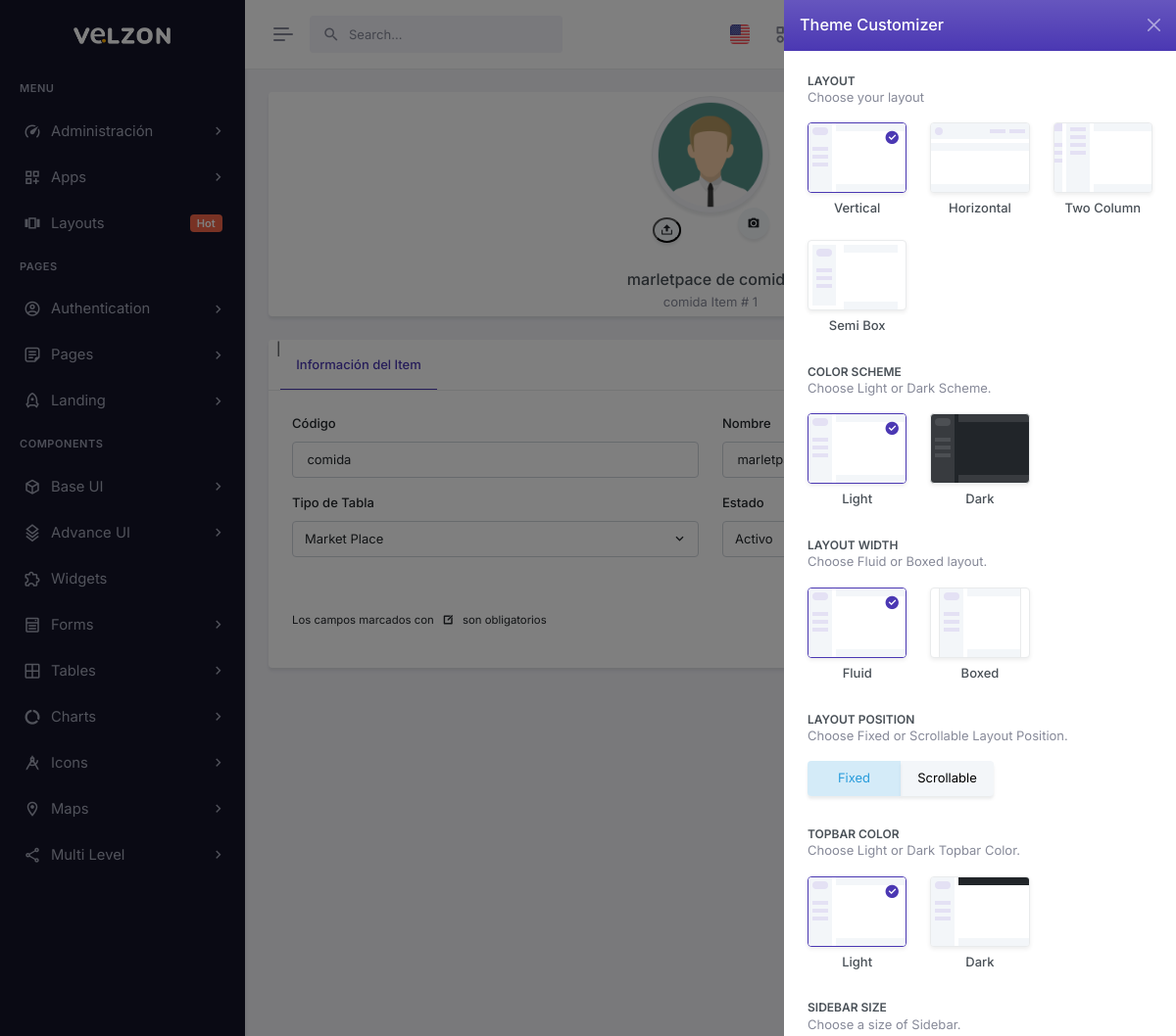
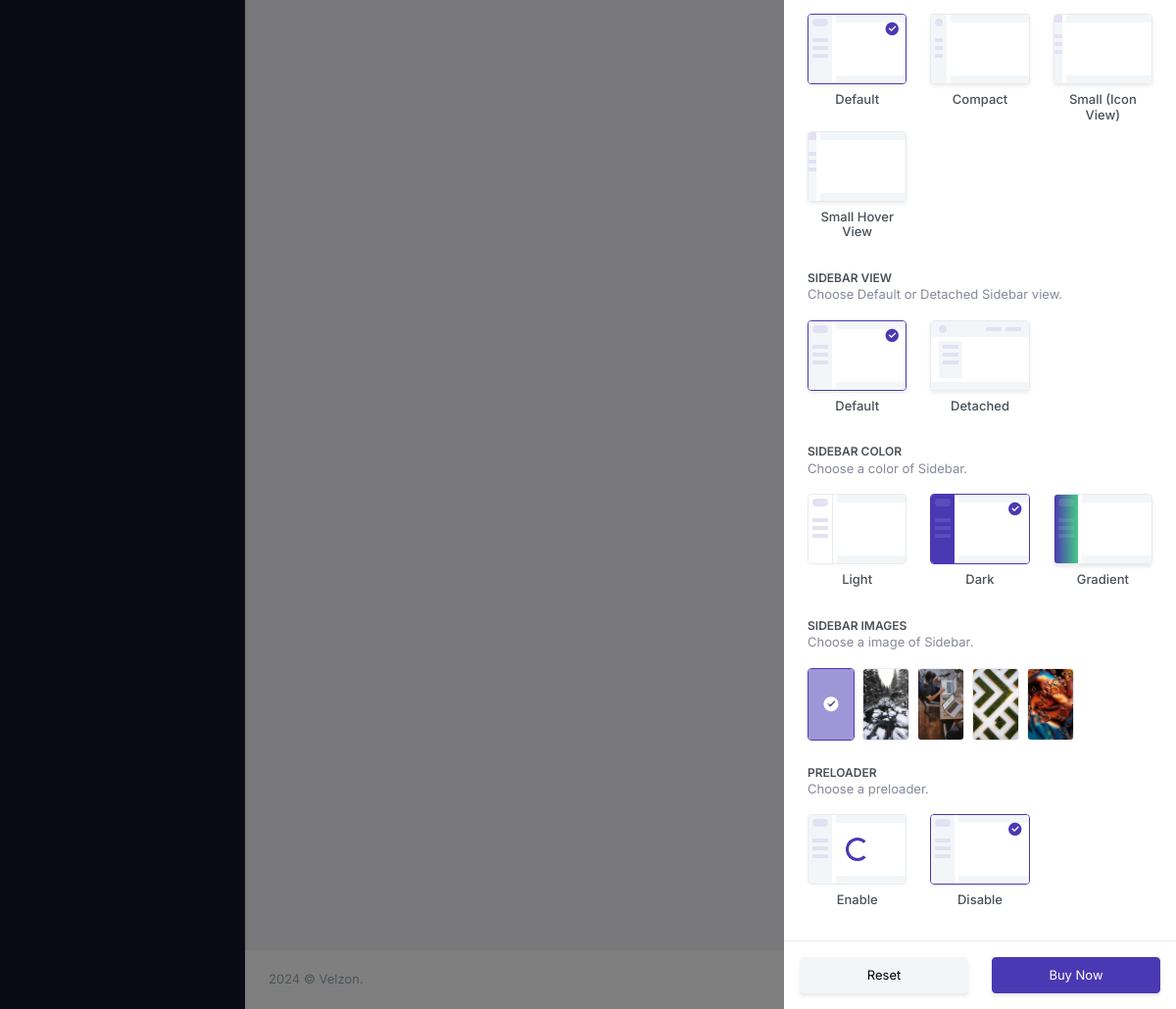
The page /controlUpdate/1/ (signed in) on the database its author committed (2 pictures, top to bottom).
### tables this page shows
CREATE TABLE `control` (
  `control_id` int(10) unsigned NOT NULL AUTO_INCREMENT,
  `tipo` varchar(20) NOT NULL DEFAULT '0',
  `codigo` varchar(45) NOT NULL DEFAULT '',
  `nombre` varchar(80) NOT NULL DEFAULT '',
  `control_foto` varchar(80) NOT NULL DEFAULT '',
  `valor` varchar(45) NOT NULL DEFAULT '',
  `estatus` int(10) unsigned NOT NULL DEFAULT 1,
  `company_id` int(10) unsigned NOT NULL DEFAULT 0,
  PRIMARY KEY (`control_id`)
);

### autoload.php (called while the page is built, shortened)
<?php
    spl_autoload_register(function($clase){
        $archivo= __DIR__."/".$clase.".php";
        $archivo=str_replace("\\","/",$archivo);
    });

### app/models/mainModel.php (called while the page is built, shortened)
<?php
	class mainModel{
		private $server=DB_SERVER;
		private $db=DB_NAME;
		private $user=DB_USER;
		private $pass=DB_PASS;
		protected function conectar(){
			$conexion = new PDO("mysql:host=".$this->server.";dbname=".$this->db,$this->user,$this->pass);
			$conexion->exec("SET CHARACTER SET utf8");
			return $conexion;
		}
		public function limpiarCadena($cadena){
			$palabras=["<script>","</script>","<script src","<script type=","SELECT * FROM","SELECT "," SELECT ","DELETE FROM","INSERT INTO","DROP TABLE","DROP DATABASE","TRUNCATE TABLE","SHOW TABLES","SHOW DATABASES","<?php","?>","--","^","<",">","==",";","::"];
			$cadena=trim($cadena);
			$cadena=stripslashes($cadena);
			$cadena=trim($cadena);
			$cadena=stripslashes($cadena);
			return $cadena;
		}
        public function seleccionarDatos($tipo,$tabla,$campo,$id){
			$tipo=$this->limpiarCadena($tipo);
			$tabla=$this->limpiarCadena($tabla);
			$campo=$this->limpiarCadena($campo);
			$id=$this->limpiarCadena($id);
            if($tipo=="Unico"){
                $sql=$this->conectar()->prepare("SELECT * FROM $tabla WHERE $campo=:ID");
                $sql->bindParam(":ID",$id);
            }elseif($tipo=="Normal"){
                $sql=$this->conectar()->prepare("SELECT $campo FROM $tabla");
            }
            $sql->execute();
            return $sql;
		}
	}

### app/views/content/controlUpdate-view.php (the view, shortened to what this page needs)
<div class="main-content">
    <div class="page-content">
        <div class="container-fluid">
        <?php
            $control_id = $insLogin->limpiarCadena($url[1]);
            $datos = $insLogin->seleccionarDatos( "Unico", "control", "control_id", $control_id );
            if($datos->rowCount()==1){
                $datos = $datos->fetch();
                $control_foto = $datos['control_foto'];
                if( $datos['control_foto'] ==""){
                    $control_foto = "http://localhost/multimarket/app/views/fotos/default.png";
                }
                $pasa = 1;
            }else{
                $pasa = 0;
                $accion = "registrar";
                $boton_accion = "Agregar";
            }
            if($pasa == 1){
            ?>
                <div class="row">
                    <div class="col-xxl-3">
                        <div class="card mt-n6">
                            <div class="card-body p-1">
                                <div class="text-center">
                                    <form class="FormularioAjax" action="<?php echo APP_URL; ?>app/ajax/controlAjax.php"
                                        method="POST" autocomplete="off" enctype="multipart/form-data" >
                                        <div class="profile-user position-relative d-inline-block mx-auto  mb-4">
                                            <img src="http://localhost/multimarket/app/views/fotos/control/<?php echo $control_foto; ?>"
                                            class="rounded-circle avatar-xl img-thumbnail user-profile-image  shadow"
                                            alt="user-profile-image">
                                            <table>
                                                <tr>
                                                    <td>
                                                        <button type="submit" class="avatar-title rounded-circle bg-light text-body shadow">
                                                                <i class="ri-upload-2-fill"></i>
                                                        </button>
                                                    </td>
                                                    <td>
                                                        <div class="avatar-xs p-0 rounded-circle ">
                                                            <label for="profile-img-file-input" class="profile-photo-edit avatar-xs">
                                                                <span class="avatar-title rounded-circle bg-light text-body shadow">
                                                                    <i class="ri-camera-fill"></i>
                                                                </span>
                                                            </label>
                                                        </div>
                                                    </td>
                                                </tr>
                                            </table>
                                        </div>
                                    </form>
                                    <h5 class="fs-16 mb-1"><?php echo $datos['nombre']; ?></h5>
                                    <p class="text-muted mb-0"><?php echo $datos['codigo'] . " Item # " . $datos['control_id']; ?></p>
                                </div>
                            </div>
                        </div>
                    </div>
                    <form class="FormularioAjax"
                        action="<?php echo APP_URL; ?>app/ajax/controlAjax.php"
                        method="POST" autocomplete="off"
                        enctype="multipart/form-data" >
                        <div class="col-xxl-9">
                            <div class="card mt-xxl-n5">
                                <div class="card-header">
                                    <ul class="nav nav-tabs-custom rounded card-header-tabs border-bottom-0" role="tablist">
                                    |<li class="nav-item">
                                            <a class="nav-link active" data-bs-toggle="tab" href="#personalDetails" role="tab">
                                                <i class="fas fa-home"></i> Información del Item
                                            </a>
                                        </li>
                                    </ul>
                                </div>
                                <div class="card-body p-4">
                                    <div class="tab-content">
                                        <div class="tab-pane active" id="personalDetails" role="tabpanel">
                                            <form action="javascript:void(0);">
                                                <div class="row">
                                                    <div class="col-lg-6">
                                                        <div class="mb-3">
                                                            <label for="codigo" class="form-label">Código</label>
                                                            <input name="codigo" type="text" class="form-control" name="codigo"
                                                            id="firstnameInput" placeholder="Entre el codigo"
                                                            value="<?php echo $datos['codigo']; ?>"
                                                            pattern="[a-zA-ZáéíóúÁÉÍÓÚñÑ ]{3,40}"
                                                            maxlength="40" required>
                                                        </div>
                                                    </div>
                                                    <div class="col-lg-6">
                                                        <div class="mb-3">
                                                            <label for="lastnameInput" class="form-label">Nombre</label>
                                                        </div>
                                                    </div>
                                                    <div class="col-lg-6">
                                                        <div class="mb-3">
                                                            <label for="tipo" class="form-label">Tipo de Tabla</label>
                                                            <select name="tipo" class="form-control" data-choices data-choices-text-unique-true id="tipo">
                                                                <option value="market"
                                                                <?php if( $datos['tipo'] == 'market'  ) echo"selected" ?>
                                                                >Market Place</option>
                                                            </select>
                                                        </div>
                                                    </div>
                                                    <div class="col-lg-6">
                                                        <div class="mb-3">
                                                            <label for="estatus" class="form-label">Estado</label>
                                                            <select name="estatus" class="form-control" data-choices data-choices-text-unique-true id="estatus">
                                                                <option value="1"
                                                                <?php if( $datos['estatus'] == '1'  ) echo"selected" ?>
                                                                >Activo</option>
                                                            </select>
                                                        </div>
                                                    </div>
                                                    <div class="col-lg-12">
                                                        <div class="hstack gap-2 justify-content-end">
                                                            <button type="submit" class="btn btn-primary">Actualizar</button>
                                                            <a href="<?php echo APP_URL; ?>controlList/" class="btn btn-soft-success">Cancelar</a>
                                                        </div>
                                                        <p class="has-text-centered pt-6">
                                                            <small>Los campos marcados con <strong><?php echo CAMPO_OBLIGATORIO; ?></strong> son obligatorios</small>
                                                        </p>
                                                    </div>
                                                </div>
                                            </form>
                                        </div>
                                    </div>
                                </div>
                            </div>
                        </div>
                    </form>
                </div>
            <?php
            }
            ?>
        </div>
    </div>
</div>

### rows shown on the page
control: nombre "marletpace de comida", codigo "comida", control_id "1"
